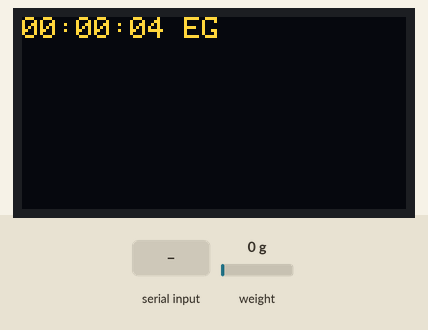
Recording of a sketch running on a simulated Raspberry Pi Pico. On the bench: 128×64 one-colour display. The inputs (shaded band) are chosen by the test bench; at power-on: weight on the scale 0 g. The OLED is the two-colour kind (top 16 rows yellow); the display library's start-up logo is not drawn; what the sketch prints to the serial monitor is not drawn.

Above: at 5.6 s.
5.7 s: "s" received over Serial
At 7.5 s:
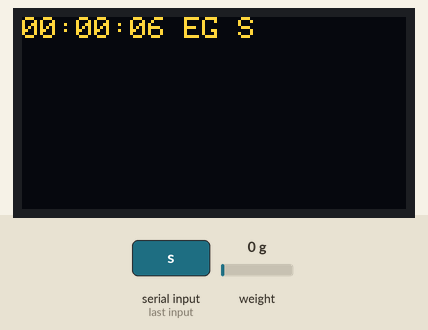
8.7 s: "e" received over Serial
At 11.2 s:
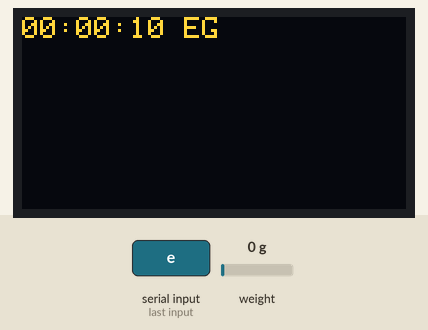
Timing chart, 0 to 12.7 s (numbered marks = the images above; inputs shaded):
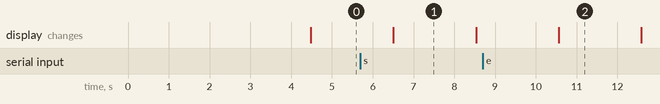

Measured:
- after the input at 5.7 s, the display: changes after 0.81 s (image 1)
- after the input at 8.7 s, the display: changes after 1.9 s (image 2)

The sketch:

AssemblaggioKO.ino
```cpp
#include <HX711_ADC.h>

//#include <HX711.h>

#include <ctype.h>
#include <SPI.h>
#include <Wire.h>
#include <Adafruit_GFX.h>
#include <Adafruit_SSD1306.h>

#define SCREEN_WIDTH 128 // OLED display width, in pixels
#define SCREEN_HEIGHT 64 // OLED display height, in pixels

// Declaration for an SSD1306 display connected to I2C (SDA, SCL pins)
#define OLED_RESET     4 // Reset pin # (or -1 if sharing Arduino reset pin)
Adafruit_SSD1306 display(SCREEN_WIDTH, SCREEN_HEIGHT, &Wire, OLED_RESET);

// Declaration for an HX711
const int bilancia_DOUT_PIN = 2;  // Blu
const int bilancia_SCK_PIN = 3;   // Bianco
const float GAIN_FACTOR = 0.002155172;
int eepromAdress = 0;
HX711_ADC bilancia(bilancia_DOUT_PIN , bilancia_SCK_PIN);

bool item_detected = false;
int  item_counter = 0;
char currentAction = NULL;

void setup() {
  Serial.begin(9600);
  Serial.println("SetUp Begin");

  // SSD1306_SWITCHCAPVCC = generate display voltage from 3.3V internally
  if (!display.begin(SSD1306_SWITCHCAPVCC, 0x3C)) { // Address 0x3D for 128x64
    Serial.println(F("SSD1306 allocation failed"));
    for (;;); // Don't proceed, loop forever
  }

  // Show initial display buffer contents on the screen --
  // the library initializes this with an Adafruit splash screen.
  display.display();
  delay(2000); // Pause for 2 seconds

  // Clear the buffer
  display.clearDisplay();
  display.setTextSize(1);      // Normal 1:1 pixel bilancia
  display.setTextColor(SSD1306_WHITE); // Draw white text
  display.setCursor(0, 0);     // Start at top-left corner
  display.cp437(true);         // Use full 256 char 'Code Page 437' font

  bilancia.begin();
  long stabilisingtime = 2000; // tare preciscion can be improved by adding a few seconds of stabilising time
  bilancia.start(stabilisingtime);
  if (bilancia.getTareTimeoutFlag()) {
    Serial.println("Tare timeout, check MCU>HX711 wiring and pin designations");
  }
  else {
    bilancia.setCalFactor(1.0); // user set calibration value (float)
    Serial.println("Startup + tare is complete");
  }
  Serial.println("SetUp End");
}
void loop1()
{
  char   input = Serial.read();     //read the input
  if (input == 's' || input == 'S') {
    actionStart(input);
  }
  if (input == 'e' || input == 'E') {
    actionEnd(input);
  }
  if (input == 'c' || input == 'C') {
    actionCalibrate(input);
  }
  if (input == 't' || input == 'T') {
    actionTare(input);
  }

}

void loop() {
  char   input = Serial.read();     //read the input
  if (input == 's' || input == 'S') {
    actionStart(input);
  }
  if (input == 'e' || input == 'E') {
    actionEnd(input);
  }
  if (input == 'c' || input == 'C') {
    actionCalibrate(input);
  }
  if (input == 't' || input == 'T') {
    actionTare(input);
  }

  //  int val = digitalRead( COUNTER_PIN );
  //  if ( (item_detected == false) && ( val == LOW )) {
  //    item_detected = true;
  //    digitalWrite(LED_BUILTIN, HIGH);
  //    item_counter++;
  //    updateCounter();
  //    readWeight();
  //  }
  //
  //  else if ( (item_detected == true) && ( val == HIGH )) {
  //    item_detected = false;
  //    digitalWrite(LED_BUILTIN, LOW);
  //  }

  // Clear the buffer
  display.clearDisplay();
  String _t =  timeToString();
  ssd1306Println(_t + " EG " + currentAction);

  delay(2000);
}

String timeToString() {
  char _time[10] = "";
  timeToString(_time);
  return String(_time);
}

void timeToString(char* aString) {

  //  timeToString(str, sizeof(str))
  unsigned long nowMillis = millis();
  unsigned long seconds = nowMillis / 1000;
  seconds %= 86400;
  byte hours = seconds / 3600;
  seconds %= 3600;
  byte minutes = seconds / 60;
  seconds %= 60;
  sprintf(aString,  "%02d:%02d:%02d",  hours, minutes, seconds);
}
void ssd1306Println(String aText) {
  //  int _l = aText.length();
  //  byte _b[_l];
  //  aText.getBytes(_b, _l);
  //  ssd1306Println(_b);
  Serial.println(aText);

  display.setCursor(0, 0);     // Start at top-left corner
  display.clearDisplay();
  display.println(aText);
  display.display();
}

void actionStart(char aStato)
{
  if (!verificaCambioStato(aStato)) return;
  currentAction = 'S';
  doStart();
}
void actionEnd(char aStato)
{
  if (!verificaCambioStato(aStato)) return;
  currentAction = 'E';
  doEnd();
}
void actionCalibrate(char aStato)
{
  if (!verificaCambioStato(aStato)) return;
  currentAction = 'C';
  doCalibrate();
}
void actionTare(char aStato)
{
  if (!verificaCambioStato(aStato)) return;
  currentAction = 'T';
  doTare();
}

boolean verificaCambioStato(char aStato) {
  aStato = toupper(aStato);
  Serial.print("richiesta Azione: ");
  Serial.println(aStato);
  if ((currentAction == NULL) && (aStato == 'S')) return true;
  if ((currentAction == NULL) && (aStato == 'C')) return true;
  if ((currentAction == NULL) && (aStato == 'T')) return true;

  if ((currentAction == 'S') && (aStato == 'E')) return true;

  Serial.print("Azione: ");
  Serial.print(aStato);
  Serial.print(" non compatibile con lo stato corrente: " );
  Serial.println(currentAction);
  return false;
}
void readWeight() {
  delay(100);
}

void updateCounter() {
  Serial.println("Item count; " + item_counter);
}


void doStart() {
  Serial.println("doStart START");
  delay(500);
  Serial.println("doStart END");
}


void doEnd() {
  Serial.println("doEnd START");
  delay(500);
  Serial.println("doEnd END");
  currentAction = NULL;
}

void doTare() {
  Serial.println("doTare START");


  //receive from serial terminal
  bilancia.tareNoDelay();
  boolean f = 0;
  do {
    delay(100);

  } while (bilancia.getTareStatus() == false);


  Serial.println("Tare complete");
  Serial.println("doTare END");
  currentAction = NULL;
}

void doCalibrate() {
  Serial.println("doCalibrate START");
  delay(500);
  Serial.println("doCalibrateEND");
  currentAction = NULL;
}
```
